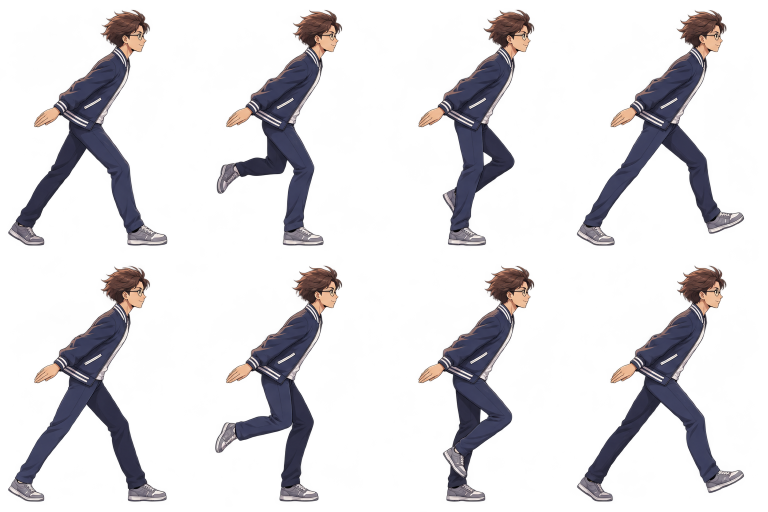
#> input picture art/protagonist/anime-run-ninja-v2/run-source.png, 1536 x 1024 px (shown at 1/2 size)
$ python register.py ../../anime-run-ninja-v2/run-source.png
#> lines starting #> are read from the running program, lines starting #| are printed output that depends on the picture
"""Analyze complete cels between clear gutters; retain drawn upper-body bob.

No pixel editing or deformation. The editor shifted some complete figures across
nominal source columns, so do not clip at those fixed column boundaries.
"""
from pathlib import Path
from PIL import Image
import json, numpy as np, sys, shutil

root=Path(__file__).resolve().parents[1]
source=Path(sys.argv[1]);im=Image.open(source)
#> further down, im is the input picture: PIL image 1536x1024 RGBA; mean R, G, B, A 70.4, 63.8, 69.9, 50.2
assert im.mode=='RGBA'
w,h=im.size;assert w%4==0 and h%2==0
#> after `w, h = im.size`: w = 1536; h = 1024
a=np.array(im.getchannel('A'))
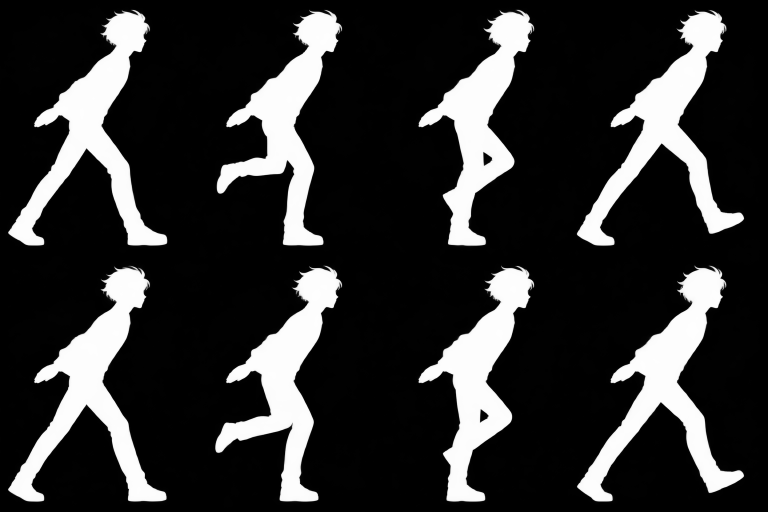
#> a: shape (1024, 1536) (shown at 1/2 size); min 0, max 254, mean 50.2
assert float((a<16).mean())>.65,'Visible background haze remains.'
fw,fh=448,h//2;ground=round(fh*.9765625)
#> after `fw, fh = (448, h // 2)`: fw = 448; fh = 512
#> after `ground = round(fh * 0.9765625)`: ground = 500
#> (the run stopped early here; a loop or call above may not have finished)
